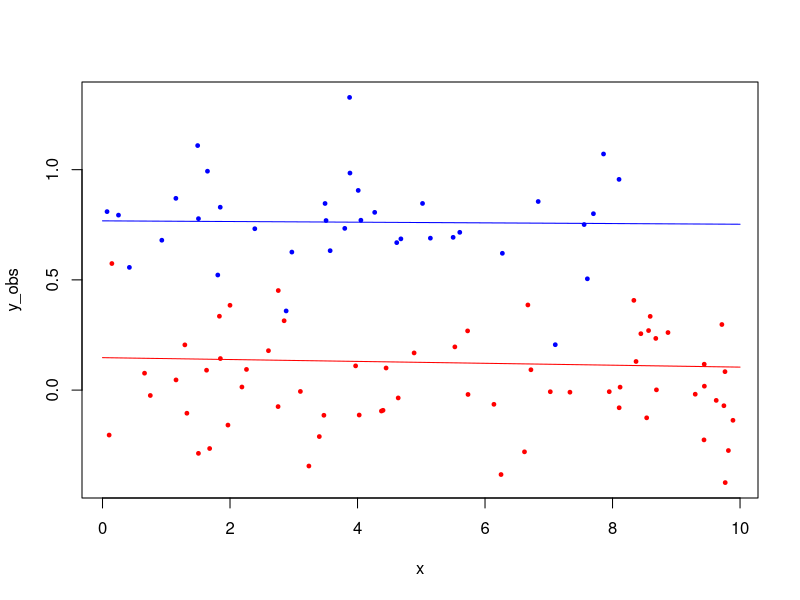

Reproduce this figure in R.
setwd(paste0(Sys.getenv("HOME"), "/Interventions/"))
library(ggplot2)

set.seed(2)

##mock data for testing
N_obs <- 100
x_max <- 10
x <- sort(runif(N_obs, 0, x_max))
y <- rnorm(N_obs, mean=0, sd=0.2)
# plot(x, y)
w_prob <- rep(0.5, N_obs)
w_prob[x > 8] <- 0.01
w <- rbinom(N_obs, 1, w_prob)
# w <- rbinom(N_obs, 1, 0.5)

treat_effect <- 0.75
y_obs <- rnorm(N_obs, mean= w*treat_effect, sd=0.2)

# 
# ##do in R first to get code right
# #normal GP regression
# make_rff <- function(w, x, lambda=1, sigma=1){
#   if(!is.matrix(x)) x <- matrix(x, ncol=1)
#   w <- w / lambda
#   wx <- x %*% w
#   n_rff <- dim(w)[2]
#   return(sigma * cbind(sin(wx), cos(wx))/sqrt(n_rff))
# }
# 
# sigma_n <- 1
# lambda <- 1
# sigma <- 1
# n_rff <- 10
# ws <- matrix(rnorm(n_rff), nrow=1)
# rff <- make_rff(ws, x, lambda=lambda, sigma=sigma)
# A <- (t(rff) %*% rff + diag(n_rff * 2)) / (sigma_n^2)
# y_fit <- rff %*% solve(A, t(rff) %*% y) / (sigma_n^2)

# N_pred <- 1000
# x_pred <- sort(seq(0, x_max, length.out=N_pred))
# rff_pred <- make_rff(ws, x_pred, lambda, sigma)
# y_pred <- rff_pred %*% solve(A, t(rff) %*% y) / (sigma_n^2)
# 
# plot(x, y)
# lines(x_pred, y_pred, col="red")

#regression with treatment effect
make_rff2 <- function(w, b, x, treat_vec, lambda=1, sigma=1, rho=0){
  if(!is.matrix(x)) x <- matrix(x, ncol=1)
  w <- w / lambda
  n_rff <- dim(w)[2]
  wx1 <- (x %*% w) 
  wx1 <- wx1 + runif(length(wx1), 0, 2*pi)
  wx2 <- wx1
  wx3 <- wx1
  
  wx1 <- wx1 * sqrt(rho)
  coeff <- sqrt(sigma^2 - rho)
  wx2 <- wx2 * coeff
  wx2[treat_vec == 1, ] <- 0
  wx3 <- wx3 * coeff
  wx3[treat_vec == 0,] <- 0
  wx <- cbind(wx1, wx2, wx3)
  return(sigma*cbind(sin(wx), cos(wx)) / sqrt(3 * n_rff))
}

sigma_n <- 1
lambda <- 0.001
sigma <- 1
rho_scale <- 0
rho <- sigma^2 * rho_scale
n_rff <- 10
ws <- matrix(rnorm(n_rff), nrow=1)
bs <- runif(n_rff, 0, pi) 
rff <- make_rff2(ws, bs, x, w, lambda=lambda, sigma=sigma, rho=rho)
A <- (t(rff) %*% rff + diag(n_rff * 6)) / (sigma_n^2)
y_fit <- rff %*% solve(A, t(rff) %*% y_obs) / (sigma_n^2)


N_pred <- 2
x_pred <- rep(sort(seq(0, x_max, length.out=N_pred)), 2)
treat_pred <- rep(0:1, each=N_pred)
rff_pred <- make_rff2(ws, bs, x_pred, treat_pred, lambda, sigma, rho)
y_pred <- rff_pred %*% solve(A, t(rff) %*% y_obs) / (sigma_n^2)

plot(x, y_obs, cex=0.001)
points(x[w==0], y_obs[w==0], pch=19, col="red", cex=0.5)
points(x[w==1], y_obs[w==1], pch=19, col="blue", cex=0.5)
lines(x_pred[treat_pred == 0], y_pred[treat_pred == 0], col="red")
lines(x_pred[treat_pred == 1], y_pred[treat_pred == 1], col="blue")
